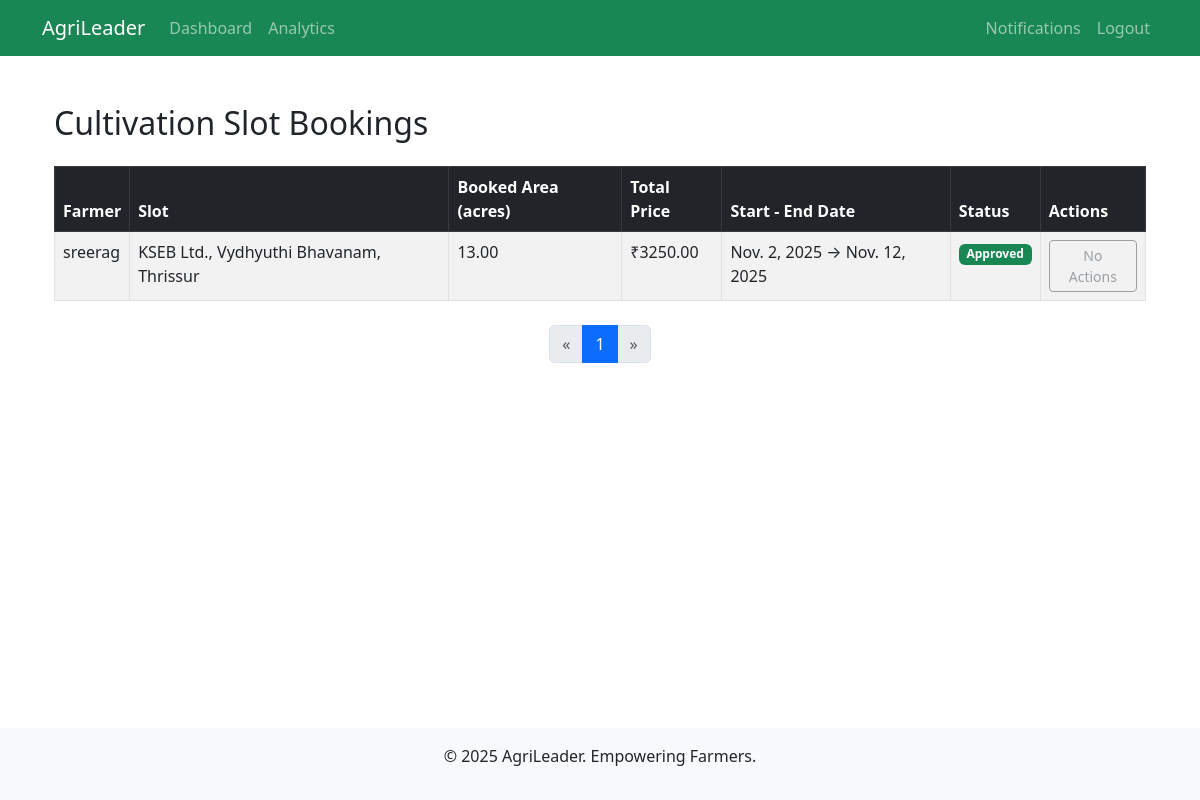
/adminpanel/cultivation-bookings/ (signed in), run on the app's committed database.
### farmer/models.py (models this page shows, shortened)
class CultivationBooking(models.Model):
    user = models.ForeignKey(CustomUser, on_delete=models.CASCADE, limit_choices_to={'role': 'farmer'})
    slot = models.ForeignKey(CultivationSlot, on_delete=models.CASCADE,related_name='bookings')
    booked_area_acres = models.DecimalField(max_digits=5, decimal_places=2, validators=[MinValueValidator(0.01)])
    start_date = models.DateField()
    end_date = models.DateField()
    total_price = models.DecimalField(max_digits=10, decimal_places=2)
    status = models.CharField(max_length=20, choices=[('pending', 'Pending'), ('approved', 'Approved'), ('rejected', 'Rejected'), ('completed', 'Completed')], default='pending')
    guidance_notes = models.TextField(blank=True)  # Reminders
    booked_at = models.DateTimeField(auto_now_add=True)
    approved_by = models.ForeignKey(CustomUser, on_delete=models.SET_NULL, null=True, blank=True, limit_choices_to={'role': 'admin'}, related_name='approved_cult_bookings')
    class Meta:
        constraints = [
            models.CheckConstraint(check=models.Q(start_date__lte=models.F('end_date')), name='cultivation_valid_dates'),
        ]

### accounts/models.py (models this page shows, shortened)
class CustomUser(AbstractUser):
    ROLE_CHOICES = [
        ('farmer', 'Farmer'),
        ('buyer', 'Buyer'),
    ]
    email = models.EmailField(unique=True, blank=False, null=False)  # 👈 make email required and unique
    first_name = models.CharField(max_length=150, blank=False, null=False)  # 👈 required
    last_name = models.CharField(max_length=150, blank=False, null=False)   # 👈 required
    role = models.CharField(max_length=10, choices=ROLE_CHOICES, default='farmer')
    mobile = models.CharField(
        max_length=10,
        validators=[RegexValidator(r'^[6-9]\d{9}$', 'Enter a valid 10-digit mobile number starting with 6, 7, 8, or 9.')],
        help_text='10 digits starting with 6-9'
    )
    address = models.TextField()
    profile_picture = models.ImageField(upload_to='profiles/', blank=True, null=True)
    buyer_type = models.CharField(
        max_length=20,
        choices=[('wholesaler', 'Wholesaler'), ('retailer', 'Retailer')],
        blank=True,
        null=True
    )
    is_approved = models.BooleanField(default=False)
    objects = CustomUserManager()

### adminpanel/models.py (models this page shows, shortened)
class CultivationSlot(models.Model):
    name = models.CharField(max_length=100)
    location = models.CharField(max_length=200)
    available_area_acres = models.DecimalField(max_digits=5, decimal_places=2, default=0, validators=[MinValueValidator(0)])
    price_per_acre = models.DecimalField(max_digits=10, decimal_places=2, validators=[MinValueValidator(0)])
    crop_guidance = models.TextField(blank=True)  # Sowing/harvesting reminders
    is_active = models.BooleanField(default=True)
    created_by = models.ForeignKey(CustomUser, on_delete=models.SET_NULL, null=True, limit_choices_to={'role': 'admin'})
    created_at = models.DateTimeField(auto_now_add=True)

### adminpanel/views.py (the view)
    def wrapper(request, *args, **kwargs):
        if not request.user.is_authenticated or request.user.role != 'admin':
            messages.warning(request, 'No permission to access this page.')
            return redirect('accounts:home')
        return view_func(request, *args, **kwargs)

### adminpanel/views.py (called while the page is built)
def admin_required(view_func):
    def wrapper(request, *args, **kwargs):
        if not request.user.is_authenticated or request.user.role != 'admin':
            messages.warning(request, 'No permission to access this page.')
            return redirect('accounts:home')
        return view_func(request, *args, **kwargs)
    return wrapper

@login_required
@admin_required
def cultivation_bookings(request):
    bookings = CultivationBooking.objects.all().order_by('-booked_at')
    page_obj, bookings_paginated = paginate_queryset(request, bookings)
    context = {
        'bookings': bookings_paginated,  # only current page objects
        'page_obj': page_obj             # for pagination controls
    }
    return render(request, 'adminpanel/cultivation_bookings.html', context)

### utils/pagination.py (called while the page is built)
def paginate_queryset(request, queryset):
    paginator = Paginator(queryset, DEFAULT_PER_PAGE)
    page_number = request.GET.get('page')
    try:
        page_obj = paginator.page(page_number)
    except PageNotAnInteger:
        page_obj = paginator.page(1)
    except EmptyPage:
        page_obj = paginator.page(paginator.num_pages)
    return page_obj, page_obj.object_list

### adminpanel/templates/adminpanel/cultivation_bookings.html (shortened to what this page needs)
{% extends "accounts/base.html" %}
{% load static %}
{% block content %}
<div class="container mt-4">
    <h2 class="mb-4">Cultivation Slot Bookings</h2>
    {% if bookings %}
        <table class="table table-bordered table-striped">
            <thead class="table-dark">
                <tr>
                    <th>Farmer</th>
                    <th>Slot</th>
                    <th>Booked Area (acres)</th>
                    <th>Total Price</th>
                    <th>Start - End Date</th>
                    <th>Status</th>
                    <th>Actions</th>
                </tr>
            </thead>
            <tbody>
                {% for booking in bookings %}
                <tr>
                    <td>{{ booking.user.username }}</td>
                    <td>{{ booking.slot.name }}</td>
                    <td>{{ booking.booked_area_acres }}</td>
                    <td>₹{{ booking.total_price }}</td>
                    <td>{{ booking.start_date }} → {{ booking.end_date }}</td>
                    <td>
                        {% if booking.status == "pending" %}
                            <span class="badge bg-warning text-dark">{{ booking.status|title }}</span>
                        {% elif booking.status == "approved" %}
                            <span class="badge bg-success">{{ booking.status|title }}</span>
                        {% elif booking.status == "rejected" %}
                            <span class="badge bg-danger">{{ booking.status|title }}</span>
                        {% else %}
                            <span class="badge bg-secondary">{{ booking.status|title }}</span>
                        {% endif %}
                    </td>
                    <td>
                        {% if booking.status == "pending" %}
                            <a href="{% url 'adminpanel:approve_cultivation_booking' booking.id %}"
                               class="btn btn-sm btn-success"
                               onclick="return confirm('Are you sure you want to approve this booking?');">
                               Approve
                            </a>
                            <a href="{% url 'adminpanel:reject_cultivation_booking' booking.id %}"
                               class="btn btn-sm btn-danger"
                               onclick="return confirm('Are you sure you want to reject this booking?');">
                               Reject
                            </a>
                        {% else %}
                            <button class="btn btn-sm btn-outline-secondary" disabled>No Actions</button>
                        {% endif %}
                    </td>
                </tr>
                {% endfor %}
            </tbody>
        </table>
        {% include 'partials/pagination.html' %}
    {% else %}
        <div class="alert alert-info">No bookings found.</div>
    {% endif %}
</div>
{% endblock %}

### data on the page
CultivationBooking: user.username "sreerag", slot.name "KSEB Ltd., Vydhyuthi Bhavanam, Thrissur", booked_area_acres "13.00", total_price "3250.00", start_date "Nov. 2, 2025", end_date "Nov. 12, 2025", status "Approved", shows "No Actions"

### other printed values
{{ num }} "1"
